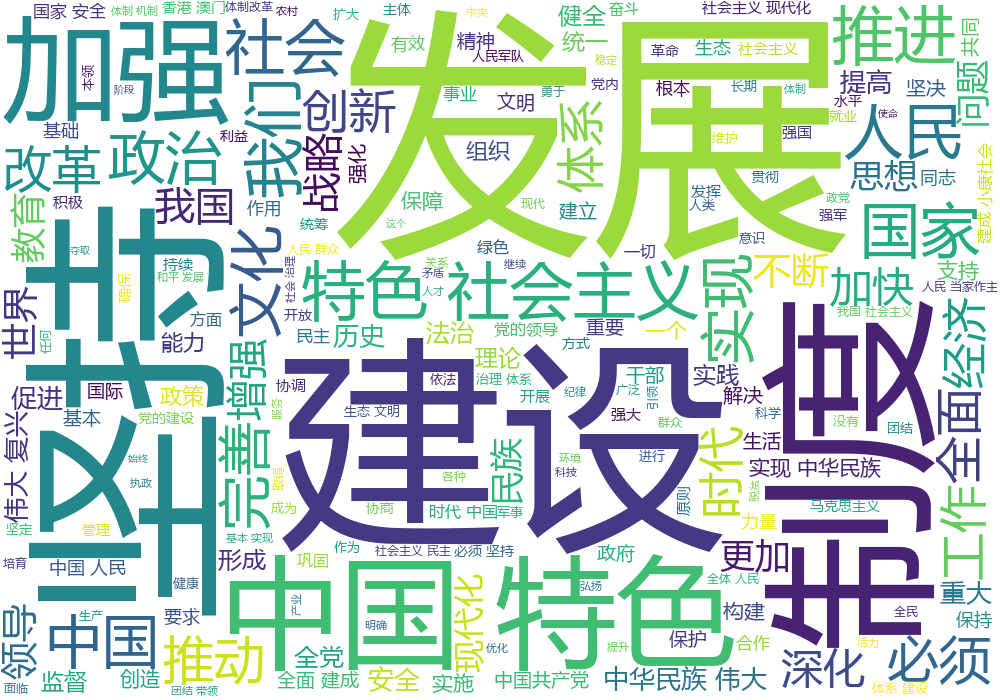

Write the Python code that produced this figure.
#GovRptWordCloudV1.py
import jieba
import wordcloud
f = open("惊艳的句子.txt", 'r', encoding='utf-8')
t = f.read()
f.close()
ls = jieba.lcut(t)
txt = " ".join(ls)
w = wordcloud.WordCloud(font_path="msyh.ttc",\
                        width = 1000, height = 700,\
                        background_color="white")
w.generate(txt)
w.to_file("惊艳的句子.jpg")
